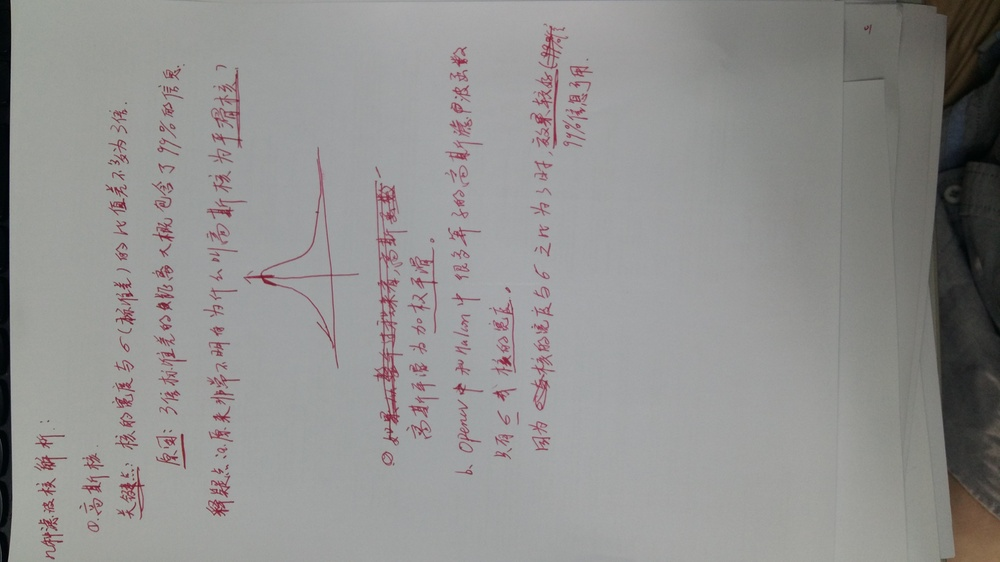
#> input picture UNet/高斯核中sigma的取值原理.jpg, 1000 x 562 px, shrunk from 4128 x 2322 before the run
$ python -i canny_edge_detector.py   (imports and definitions only)
#> lines starting #> are read from the running program, lines starting #| are printed output that depends on the picture
import numpy as np
import matplotlib.image as mpimg
import matplotlib.pyplot as plt
from scipy.ndimage.filters import convolve
import os

class cannyEdgeDetector:
    def __init__(self, sigma=1, kernel_size=5, weak_pixel=75, strong_pixel=255, lowthreshold=0.05, highthreshold=0.15):
        self.weak_pixel = weak_pixel
        self.strong_pixel = strong_pixel
        self.sigma = sigma
        self.kernel_size = kernel_size
        self.lowThreshold = lowthreshold
        self.highThreshold = highthreshold
        self.img_final = None

    #高斯核 size*size
    def gaussian_kernel(self, size, sigma=1):
        size = int(size)//2
        x, y = np.mgrid[-size:size+1, -size:size+1]
        normal = 1/(2.0*np.pi*sigma**2)
        g = np.exp(-((x**2+y**2)/(2.0*sigma**2)))*normal#离散化的二维高斯函数
        return g

    def sobel_filters(self, img):
        # 索贝尔算子
        Kx = np.array([[-1,0,1],[-2,0,2],[-1,0,1]], np.float32)
        Ky = np.array([[1, 2, 1], [0, 0, 0], [-1, -2, -1]], np.float32)
        # 偏导
        Ix = convolve(img, Kx)
        Iy = convolve(img, Ky)
        # 梯度幅值（因为梯度是个矢量，其大小称为幅值）和斜率
        G = np.hypot(Ix, Iy)# g=sqrt(Ix**2+Iy**2)
        G = G/G.max()*255 #修改范围
        G = G.astype(int)
        theta = np.arctan2(Iy, Ix)

        return (G, theta)

    #非极大值抑制：通俗意义上是指寻找像素点局部最大值，将非极大值点所对应的灰度值置为0
    #这样可以剔除掉一大部分非边缘的点
    def non_max_suppression(self, img, D):
        M, N = img.shape
        Z = np.zeros((M, N), dtype=np.int32)
        angle = D*180./np.pi
        angle[angle<0]+=180

        for i in range(1, M-1):
            for j in range(1, N-1):
                try:
                    q=255
                    r=255
                    #angle 0
                    if (0<=angle[i, j]<22.5) or (157.5<=angle[i,j]<=180):
                        q=img[i, j+1]
                        r=img[i, j-1]
                    #angle 45
                    elif (22.5<=angle[i, j]<67.5):
                        q=img[i+1, j-1]
                        r=img[i-1, j+1]
                    #angle 90
                    elif (67.5<=angle[i,j]<112.5):
                        q=img[i+1, j]
                        r=img[i-1, j]
                    #angle 135
                    elif (112.5<=angle[i,j]<157.5):
                        q=img[i-1, j-1]
                        r=img[i+1,j+1]

                    if img[i,j]>=q and img[i,j]>=r:
                        Z[i, j]=img[i,j]
                    else:
                        Z[i, j]=0
                except IndexError as e:
                    pass
        return Z

    #双重门槛
    def threshold(self, img, lowThresholdRatio=0.05, highThresholdRatio=0.09):
        highThreshold = int(img.max()*highThresholdRatio)
        lowThreshold = int(highThreshold*lowThresholdRatio)
        M, N = img.shape
        res = np.zeros((M, N), dtype=np.int32)
        weak = np.int32(25)
        strong = np.int32(255)
        strong_i, strong_j = np.where(img>=highThreshold)
        zeros_i, zeros_j = np.where(img<lowThreshold)
        weak_i, weak_j = np.where((img<=highThreshold)&(img>=lowThreshold))

        res[strong_i, strong_j]=strong
        res[weak_i, weak_j]=weak

        return (res, weak, strong)

    # 滞后边缘跟踪：基于阈值结果，滞后包括将弱像素转换为强像素，当且仅当正在处理的像素周围的像素中的至少一个像素是强像素时
    def hysteresis(self, img, weak, strong=255):
        M, N=img.shape
        for i in range(1, M-1):
            for j in range(1, N-1):
                if img[i, j]==weak:
                    try:
                        if ((img[i+1, j-1] == strong) or (img[i+1, j] == strong) or (img[i+1, j+1] == strong)
                                or (img[i, j-1] == strong) or (img[i, j+1] == strong)
                                or (img[i-1, j-1] == strong) or (img[i-1, j] == strong) or (img[i-1, j+1] == strong)):
                                img[i,j]=strong
                        else:
                            img[i,j]=0
                    except IndexError as e:
                        pass
        return img

    #rgb->gray， 这种转化方式实践效果好
    def rgb2gray(self, rgb):
        r, g, b = rgb[:,:,0], rgb[:,:,1],rgb[:,:,2]
        gray = 0.2989*r+0.5870*g+0.1140*b
        return gray

    def detect(self, src):
#> called with src = '高斯核中sigma的取值原理.jpg'
        img = mpimg.imread(src)
#> img is the input picture: shape (562, 1000, 3); mean R, G, B 145.3, 144.3, 143.2
        img = self.rgb2gray(img)
        img_smoothed = convolve(img, self.gaussian_kernel(self.kernel_size, self.sigma))
        gradientMat, thetaMat = self.sobel_filters(img_smoothed)
#> in sobel_filters, `Ix = convolve(img, Kx)`:
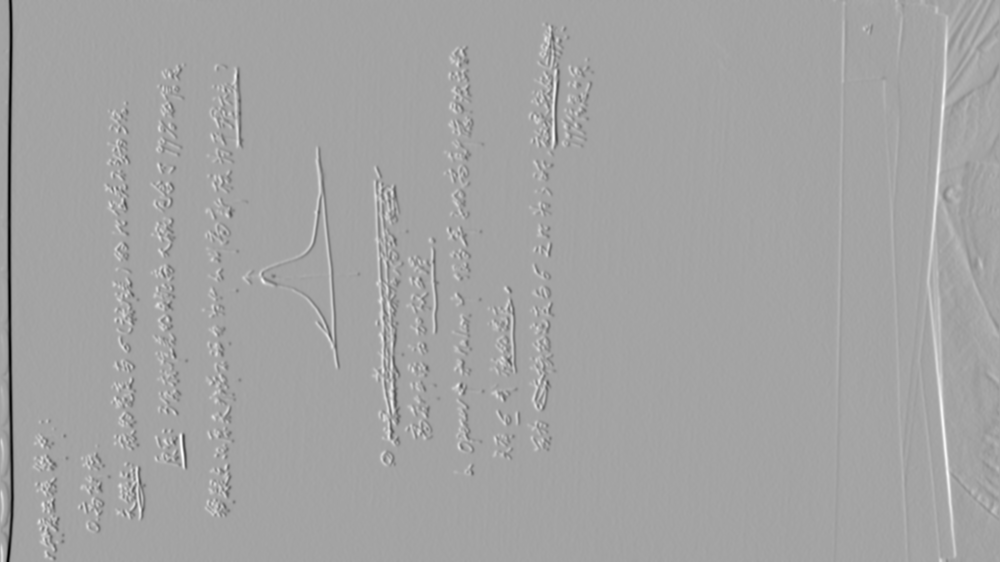
#> Ix: shape (562, 1000) float64; min -401.1, max 224, mean -0.2; drawn with min black and max white
#> in sobel_filters, `Iy = convolve(img, Ky)`:
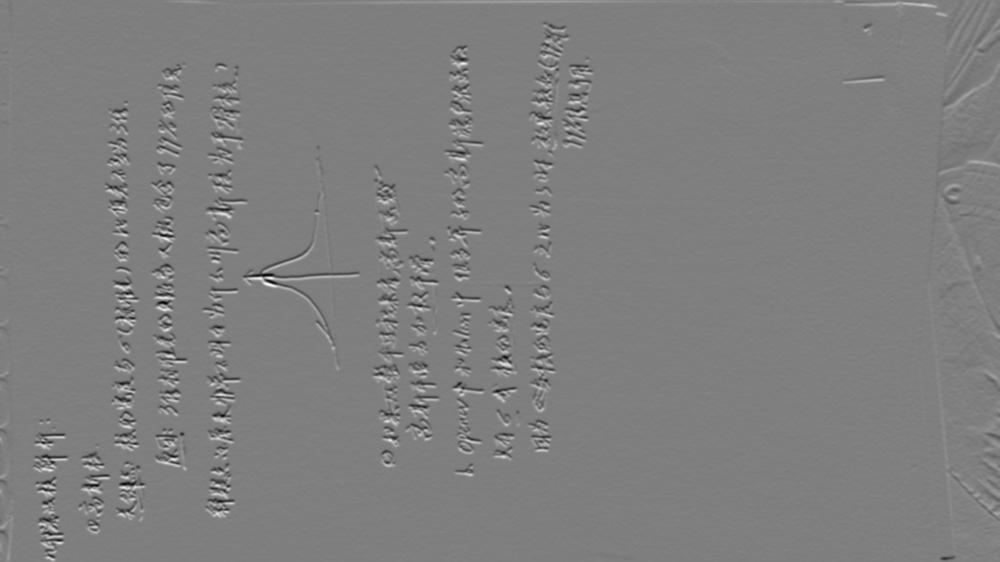
#> Iy: shape (562, 1000) float64; min -232.8, max 234.9, mean 0.3; drawn with min black and max white
#> in sobel_filters, `theta = np.arctan2(Iy, Ix)`:
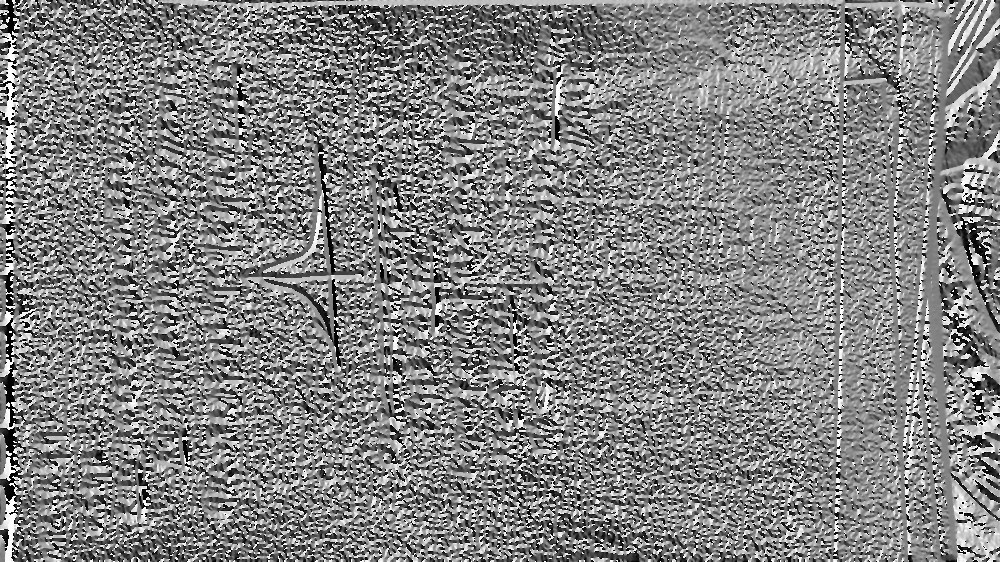
#> theta: shape (562, 1000) float64; min -3.14, max 3.14, mean 0.0708; drawn with min black and max white
        nonMaxImg = self.non_max_suppression(gradientMat, thetaMat)
#> in non_max_suppression, `angle[angle<0]+=180`:
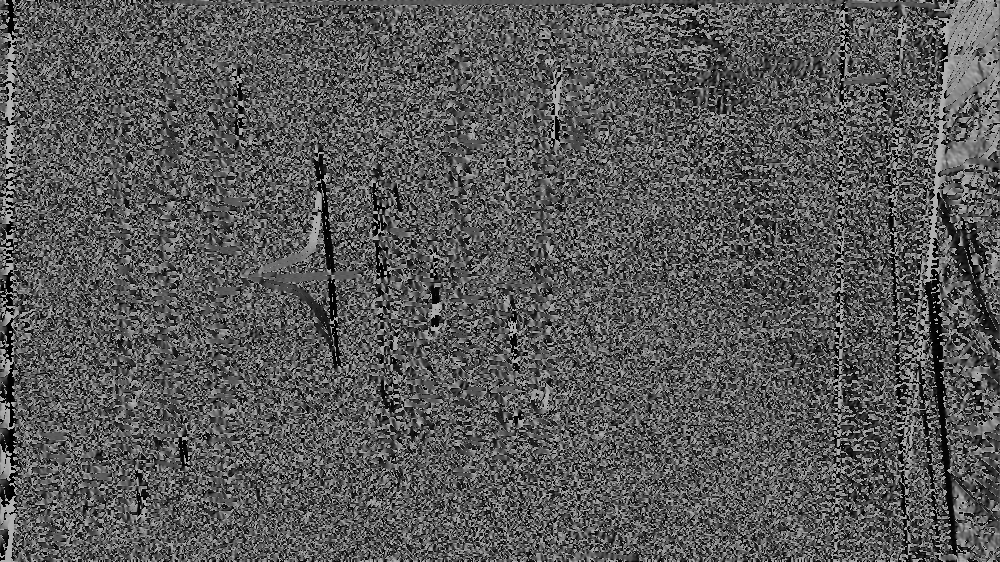
#> angle: shape (562, 1000) float64; min 1.22e-12, max 180, mean 88.3
#> after the loop in non_max_suppression, `for i in range(1, M-1):`:
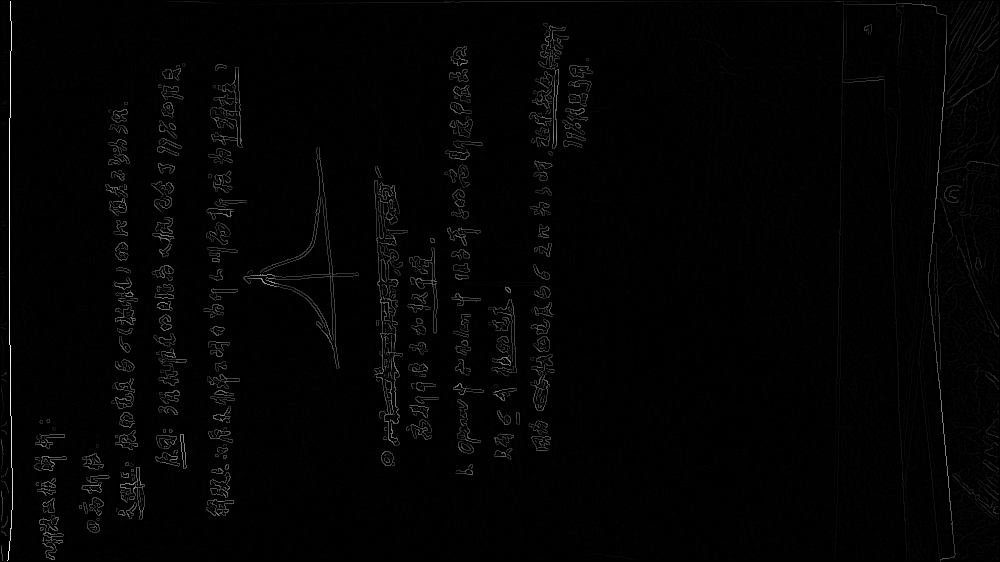
#> Z: shape (562, 1000) int32; min 0, max 255, mean 3.3
        thresholdImg, weak, strong = self.threshold(nonMaxImg)
#> in threshold, `highThreshold = int(img.max()*highThresholdRatio)`: highThreshold = 22
#> in threshold, `lowThreshold = int(highThreshold*lowThresholdRatio)`: lowThreshold = 1
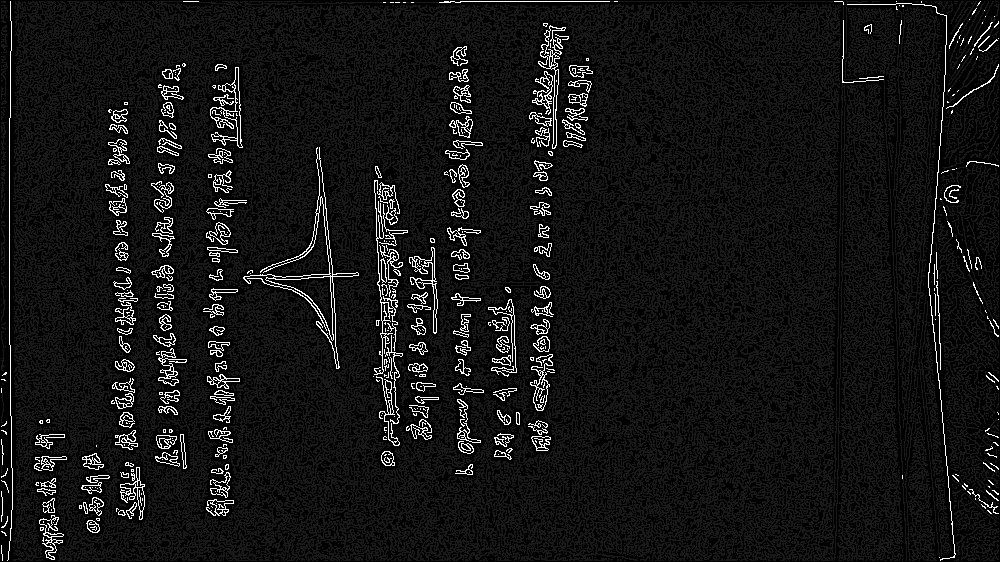
#> thresholdImg: shape (562, 1000) int32; min 0, max 255, mean 20.4
#> weak = 25; strong = 255
        return self.hysteresis(thresholdImg, weak, strong)
#> after the loop in hysteresis, `for i in range(1, M-1):`:
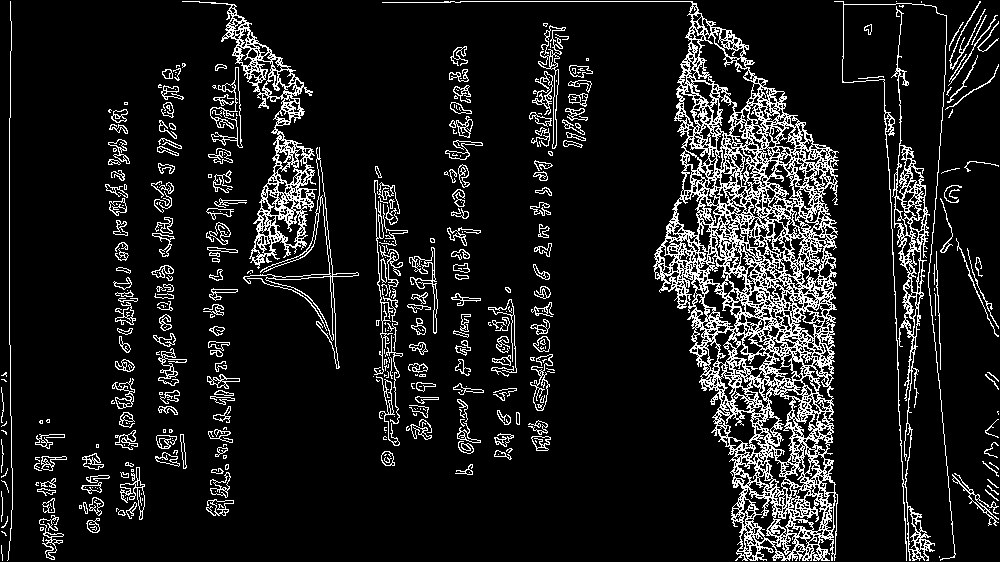
#> img: shape (562, 1000) int32; 11% white in thin lines or dots


# [11 lines not run here, left out]

>>> result = cannyEdgeDetector().detect('高斯核中sigma的取值原理.jpg')
